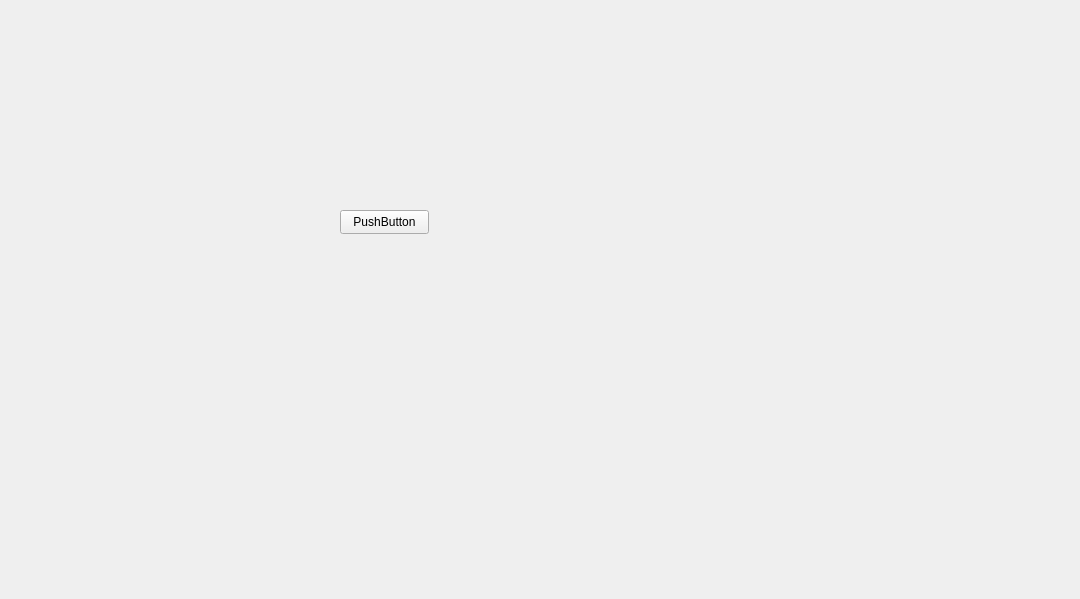
<?xml version="1.0" encoding="UTF-8"?>
<ui version="4.0">
 <class>Form</class>
 <widget class="QWidget" name="Form">
  <property name="geometry">
   <rect>
    <x>0</x>
    <y>0</y>
    <width>1080</width>
    <height>599</height>
   </rect>
  </property>
  <property name="windowTitle">
   <string>Form</string>
  </property>
  <widget class="QPushButton" name="pushButton">
   <property name="geometry">
    <rect>
     <x>340</x>
     <y>210</y>
     <width>89</width>
     <height>24</height>
    </rect>
   </property>
   <property name="text">
    <string>PushButton</string>
   </property>
  </widget>
 </widget>
 <resources/>
 <connections/>
</ui>
